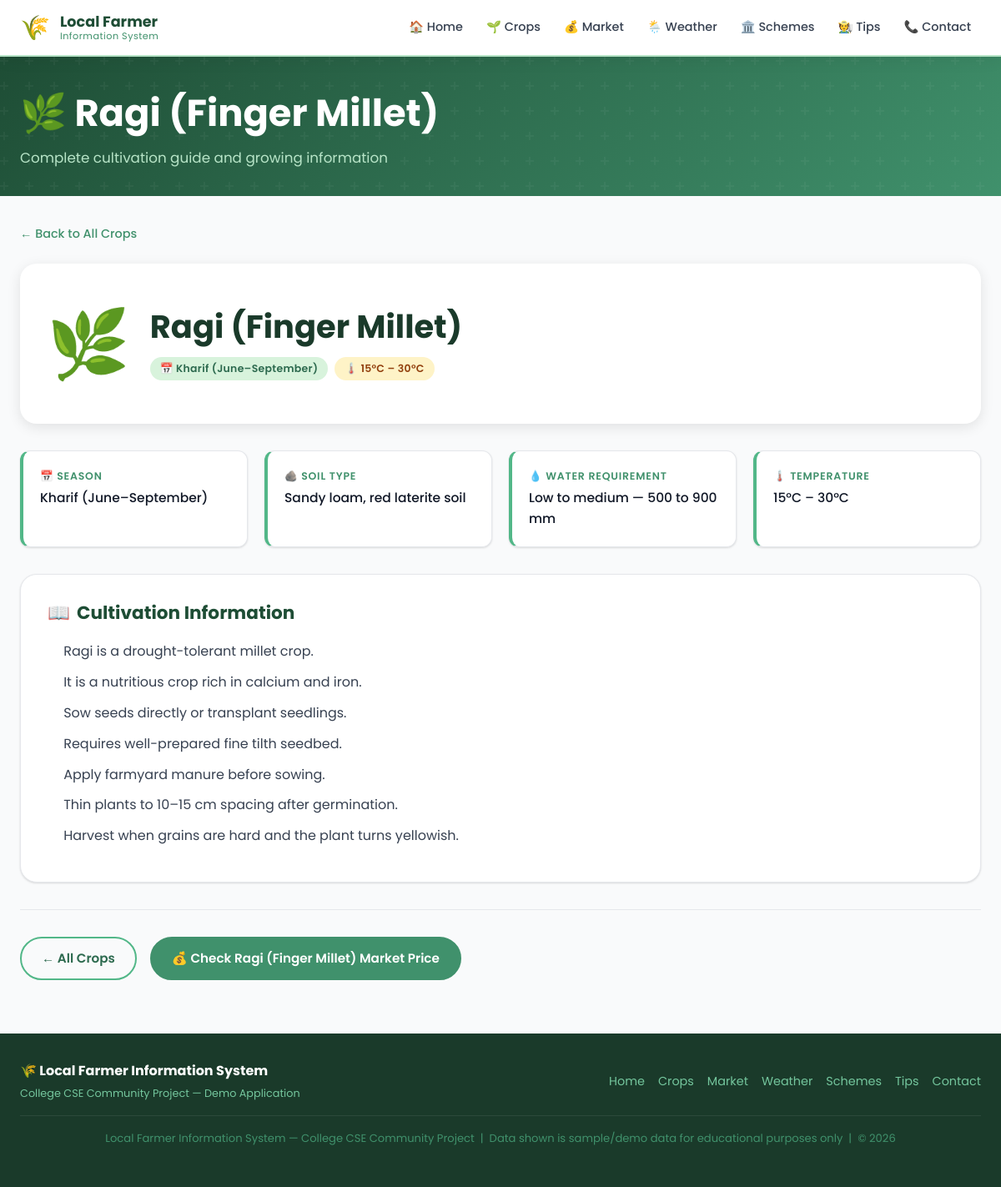
/crop/2, run on the app's committed database.
### tables this page shows
CREATE TABLE crops (
            id                INTEGER PRIMARY KEY AUTOINCREMENT,
            name              TEXT NOT NULL,
            season            TEXT,
            soil              TEXT,
            water_requirement TEXT,
            temperature       TEXT,
            cultivation_info  TEXT,
            image_emoji       TEXT DEFAULT "🌾"
        );

### app.py (the view)
@app.route('/crop/<int:crop_id>')
def crop_detail(crop_id):
    conn = get_db()
    crop = conn.execute("SELECT * FROM crops WHERE id = ?", (crop_id,)).fetchone()
    conn.close()
    if crop is None:
        abort(404)
    return render_template('crop_detail.html', crop=crop)

### app.py (called while the page is built)
def get_db():
    conn = sqlite3.connect(DATABASE)
    conn.row_factory = sqlite3.Row   # Rows behave like dictionaries
    return conn

### templates/crop_detail.html (shortened to what this page needs)
{% extends "base.html" %}
{% block content %}
<div class="page-header">
    <div class="container">
        <h1>{{ crop.image_emoji }} {{ crop.name }}</h1>
        <p>Complete cultivation guide and growing information</p>
    </div>
</div>
<div class="page-content" style="padding-top: 0;">
    <div class="container">
        <a href="{{ url_for('crops') }}" class="back-link">
            ← Back to All Crops
        </a>
        <div class="crop-detail-header">
            <div class="crop-detail-emoji">{{ crop.image_emoji }}</div>
            <div>
                <h2 style="font-size: clamp(1.6rem, 4vw, 2.4rem); color: var(--green-900);">
                    {{ crop.name }}
                </h2>
                <div style="display: flex; flex-wrap: wrap; gap: 0.5rem; margin-top: 0.5rem;">
                    <span class="badge badge-green">📅 {{ crop.season }}</span>
                    <span class="badge badge-amber">🌡️ {{ crop.temperature }}</span>
                </div>
            </div>
        </div>
        <div class="info-grid">
            <div class="info-card">
                <div class="info-label">📅 Season</div>
                <div class="info-value">{{ crop.season }}</div>
            </div>
            <div class="info-card">
                <div class="info-label">🪨 Soil Type</div>
                <div class="info-value">{{ crop.soil }}</div>
            </div>
            <div class="info-card">
                <div class="info-label">💧 Water Requirement</div>
                <div class="info-value">{{ crop.water_requirement }}</div>
            </div>
            <div class="info-card">
                <div class="info-label">🌡️ Temperature</div>
                <div class="info-value">{{ crop.temperature }}</div>
            </div>
        </div>
        <div class="cultivation-box">
            <h3>
                <span>📖</span>
                Cultivation Information
            </h3>
            {% set sentences = crop.cultivation_info.split('. ') %}
            <ul style="padding-left: 1.2rem; color: var(--gray-700);">
                {% for sentence in sentences %}
                {% if sentence.strip() %}
                <li style="margin-bottom: 0.6rem; line-height: 1.7;">
                    {{ sentence.strip() }}{% if not sentence.strip().endswith('.') %}.{% endif %}
                </li>
                {% endif %}
                {% endfor %}
            </ul>
        </div>
        <hr class="divider">
        <div style="display: flex; gap: 1rem; flex-wrap: wrap;">
            <a href="{{ url_for('crops') }}" class="btn btn-secondary">
                ← All Crops
            </a>
            <a href="{{ url_for('market') }}?crop={{ crop.name }}" class="btn btn-primary">
                💰 Check {{ crop.name }} Market Price
            </a>
        </div>
    </div>
</div>
{% endblock %}

### data on the page
crops: image_emoji "🌿", name "Ragi (Finger Millet)", season "Kharif (June–September)", temperature "15°C – 30°C", soil "Sandy loam, red laterite soil", water_requirement "Low to medium — 500 to 900 mm"

### other printed values
{{ sentence.strip() }} "Ragi is a drought-tolerant millet crop" "It is a nutritious crop rich in calcium and iron" "Sow seeds directly or transplant seedlings" "Requires well-prepared fine tilth seedbed" "Apply farmyard manure before sowing" "Thin plants to 10–15 cm spacing after germination" "Harvest when grains are hard and the plant turns yellowish."
